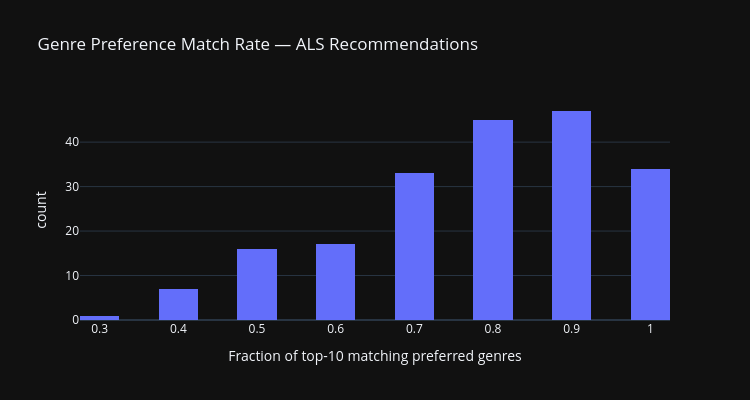
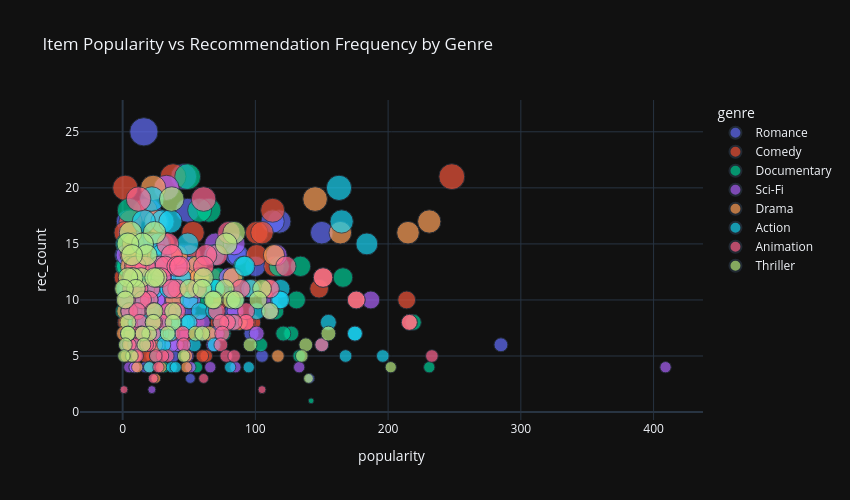

The cell these charts' notebook holds for them, in order:
### Code cell
# Cell 6 — Visualize & Export
# Genre hit rate — how often recommendations match user preferences
genre_matches = []
for user_id in range(200):
    preferred = set(user_prefs[user_id])
    recs = get_recommendations(user_id, n=10)
    match_rate = recs['genre'].isin(preferred).mean()
    genre_matches.append({
        'user_id':    user_id,
        'match_rate': match_rate,
        'preferred':  str(list(preferred))
    })

match_df = pd.DataFrame(genre_matches)
print(f"Avg genre match rate: {match_df['match_rate'].mean():.3%}")

# Plot score distribution
fig1 = px.histogram(match_df, x='match_rate', nbins=20,
                    title='Genre Preference Match Rate — ALS Recommendations',
                    labels={'match_rate': 'Fraction of top-10 matching preferred genres'},
                    template='plotly_dark')
fig1.update_layout(width=750, height=400)
fig1.show()

# Plot item popularity vs recommendation frequency
rec_counts = []
for user_id in range(500):
    ids, _ = model_als.recommend(
        user_id, train_matrix[user_id],
        N=10, filter_already_liked_items=True
    )
    rec_counts.extend(ids)

rec_freq = pd.Series(rec_counts).value_counts().reset_index()
rec_freq.columns = ['item_id', 'rec_count']
rec_freq = rec_freq.merge(items_df[['item_id','genre','popularity']], on='item_id')

fig2 = px.scatter(rec_freq, x='popularity', y='rec_count',
                  color='genre', size='rec_count',
                  title='Item Popularity vs Recommendation Frequency by Genre',
                  template='plotly_dark')
fig2.update_layout(width=850, height=500)
fig2.show()

# Export
import os
output_dir = r'C:\Users\Gurveer\ds-portfolio\project-08-recommender\outputs'
os.makedirs(output_dir, exist_ok=True)
match_df.to_csv(f'{output_dir}\\genre_match_rates.csv', index=False)
rec_freq.to_csv(f'{output_dir}\\recommendation_frequency.csv', index=False)
items_df.to_csv(f'{output_dir}\\items_metadata.csv', index=False)
pd.DataFrame({'metric': ['NDCG@10', 'Genre Match Rate'],
              'value': [round(np.mean(ndcg_scores), 4),
                        round(match_df['match_rate'].mean(), 4)]
              }).to_csv(f'{output_dir}\\eval_metrics.csv', index=False)
print(f"\nExports saved to outputs/")

### Figure 1 — Plotly figure (JSON) as saved in the notebook; plotly's stock layout.template omitted (floating-point values rounded to 4 significant figures; data arrays with more than 128 entries replaced by an {"elided": "..."} marker saying what was removed)
{"data": [{"bingroup": "x", "hovertemplate": "Fraction of top-10 matching preferred genres=%{x}<br>count=%{y}<extra></extra>", "legendgroup": "", "marker": {"color": "#636efa", "pattern": {"shape": ""}}, "name": "", "nbinsx": 20, "orientation": "v", "showlegend": false, "type": "histogram", "x": {"elided": "200 float values"}, "xaxis": "x", "yaxis": "y"}], "layout": {"barmode": "relative", "height": 400, "legend": {"tracegroupgap": 0}, "title": {"text": "Genre Preference Match Rate — ALS Recommendations"}, "width": 750, "xaxis": {"anchor": "y", "domain": [0, 1], "title": {"text": "Fraction of top-10 matching preferred genres"}}, "yaxis": {"anchor": "x", "domain": [0, 1], "title": {"text": "count"}}}}

### Figure 2 — Plotly figure (JSON) as saved in the notebook; plotly's stock layout.template omitted (floating-point values rounded to 4 significant figures)
{"data": [{"hovertemplate": "genre=Romance<br>popularity=%{x}<br>rec_count=%{marker.size}<extra></extra>", "legendgroup": "Romance", "marker": {"color": "#636efa", "size": [25, 21, 18, 18, 17, 17, 17, 16, 16, 16, 15, 14, 14, 14, 14, 14, 14, 14, 14, 14, 13, 13, 13, 13, 13, 12, 12, 12, 12, 12, 12, 11, 11, 11, 11, 11, 11, 10, 10, 10, 9, 9, 9, 9, 9, 8, 7, 7, 7, 7, 7, 7, 6, 6, 6, 6, 5, 5, 5, 4, 3, 3], "sizemode": "area", "sizeref": 0.0625, "symbol": "circle"}, "mode": "markers", "name": "Romance", "orientation": "v", "showlegend": true, "type": "scatter", "x": [16, 46, 49, 20, 118, 113, 4, 5, 5, 150, 3, 2, 22, 44, 22, 85, 15, 8, 87, 49, 100, 40, 5, 38, 15, 28, 26, 48, 35, 57, 32, 81, 44, 33, 43, 17, 41, 3, 21, 50, 42, 39, 49, 35, 83, 24, 70, 97, 3, 3, 29, 60, 47, 17, 285, 40, 38, 105, 7, 17, 51, 141], "xaxis": "x", "y": [25, 21, 18, 18, 17, 17, 17, 16, 16, 16, 15, 14, 14, 14, 14, 14, 14, 14, 14, 14, 13, 13, 13, 13, 13, 12, 12, 12, 12, 12, 12, 11, 11, 11, 11, 11, 11, 10, 10, 10, 9, 9, 9, 9, 9, 8, 7, 7, 7, 7, 7, 7, 6, 6, 6, 6, 5, 5, 5, 4, 3, 3], "yaxis": "y"}, {"hovertemplate": "genre=Comedy<br>popularity=%{x}<br>rec_count=%{marker.size}<extra></extra>", "legendgroup": "Comedy", "marker": {"color": "#EF553B", "size": [21, 21, 20, 18, 18, 17, 16, 16, 16, 16, 15, 15, 14, 14, 14, 14, 14, 13, 12, 12, 12, 11, 11, 11, 10, 10, 10, 10, 10, 8, 8, 8, 8, 8, 8, 8, 8, 8, 8, 7, 7, 6, 5, 5, 5, 5], "sizemode": "area", "sizeref": 0.0625, "symbol": "circle"}, "mode": "markers", "name": "Comedy", "orientation": "v", "showlegend": true, "type": "scatter", "x": [248, 38, 2, 113, 17, 6, 2, 101, 105, 53, 4, 31, 101, 51, 24, 40, 5, 114, 1, 9, 67, 54, 148, 49, 214, 4, 74, 10, 50, 52, 98, 6, 12, 87, 72, 56, 5, 94, 2, 10, 49, 5, 22, 63, 60, 17], "xaxis": "x", "y": [21, 21, 20, 18, 18, 17, 16, 16, 16, 16, 15, 15, 14, 14, 14, 14, 14, 13, 12, 12, 12, 11, 11, 11, 10, 10, 10, 10, 10, 8, 8, 8, 8, 8, 8, 8, 8, 8, 8, 7, 7, 6, 5, 5, 5, 5], "yaxis": "y"}, {"hovertemplate": "genre=Documentary<br>popularity=%{x}<br>rec_count=%{marker.size}<extra></extra>", "legendgroup": "Documentary", "marker": {"color": "#00cc96", "size": [21, 18, 18, 18, 15, 15, 15, 15, 14, 13, 13, 13, 13, 13, 13, 13, 13, 12, 12, 12, 12, 12, 12, 11, 11, 11, 11, 11, 11, 10, 10, 10, 9, 9, 9, 9, 8, 8, 8, 8, 8, 8, 8, 8, 7, 7, 7, 7, 7, 7, 6, 6, 5, 5, 4, 4, 4, 1], "sizemode": "area", "sizeref": 0.0625, "symbol": "circle"}, "mode": "markers", "name": "Documentary", "orientation": "v", "showlegend": true, "type": "scatter", "x": [49, 65, 58, 5, 28, 3, 18, 23, 28, 43, 118, 52, 2, 44, 134, 3, 91, 166, 32, 84, 20, 56, 72, 53, 87, 70, 43, 14, 69, 131, 3, 62, 12, 20, 115, 1, 24, 20, 9, 5, 219, 41, 74, 33, 127, 7, 13, 67, 76, 121, 35, 104, 133, 25, 231, 31, 56, 142], "xaxis": "x", "y": [21, 18, 18, 18, 15, 15, 15, 15, 14, 13, 13, 13, 13, 13, 13, 13, 13, 12, 12, 12, 12, 12, 12, 11, 11, 11, 11, 11, 11, 10, 10, 10, 9, 9, 9, 9, 8, 8, 8, 8, 8, 8, 8, 8, 7, 7, 7, 7, 7, 7, 6, 6, 5, 5, 4, 4, 4, 1], "yaxis": "y"}, {"hovertemplate": "genre=Sci-Fi<br>popularity=%{x}<br>rec_count=%{marker.size}<extra></extra>", "legendgroup": "Sci-Fi", "marker": {"color": "#ab63fa", "size": [20, 17, 15, 15, 15, 14, 14, 13, 13, 13, 13, 13, 12, 12, 12, 12, 12, 12, 11, 11, 11, 11, 11, 11, 11, 10, 10, 10, 10, 10, 10, 10, 10, 10, 9, 9, 9, 9, 9, 9, 9, 8, 8, 8, 8, 8, 8, 8, 8, 8, 8, 7, 7, 7, 7, 7, 7, 7, 7, 6, 6, 6, 6, 6, 5, 5, 5, 4, 4, 4, 4, 4, 4, 4, 4, 2], "sizemode": "area", "sizeref": 0.0625, "symbol": "circle"}, "mode": "markers", "name": "Sci-Fi", "orientation": "v", "showlegend": true, "type": "scatter", "x": [33, 26, 23, 70, 84, 116, 3, 7, 19, 11, 33, 48, 43, 7, 60, 80, 50, 31, 7, 24, 39, 10, 32, 52, 25, 17, 26, 32, 15, 111, 44, 52, 25, 187, 111, 35, 17, 7, 85, 9, 40, 6, 60, 24, 32, 36, 8, 32, 7, 36, 17, 45, 9, 24, 101, 34, 9, 71, 24, 41, 68, 27, 3, 37, 10, 8, 49, 5, 51, 409, 133, 9, 9, 66, 85, 22], "xaxis": "x", "y": [20, 17, 15, 15, 15, 14, 14, 13, 13, 13, 13, 13, 12, 12, 12, 12, 12, 12, 11, 11, 11, 11, 11, 11, 11, 10, 10, 10, 10, 10, 10, 10, 10, 10, 9, 9, 9, 9, 9, 9, 9, 8, 8, 8, 8, 8, 8, 8, 8, 8, 8, 7, 7, 7, 7, 7, 7, 7, 7, 6, 6, 6, 6, 6, 5, 5, 5, 4, 4, 4, 4, 4, 4, 4, 4, 2], "yaxis": "y"}, {"hovertemplate": "genre=Drama<br>popularity=%{x}<br>rec_count=%{marker.size}<extra></extra>", "legendgroup": "Drama", "marker": {"color": "#FFA15A", "size": [20, 19, 17, 17, 16, 16, 15, 14, 14, 14, 14, 14, 14, 13, 13, 13, 13, 12, 12, 12, 12, 12, 11, 11, 11, 11, 11, 11, 10, 10, 10, 10, 9, 9, 9, 8, 8, 8, 8, 8, 8, 8, 8, 7, 7, 7, 7, 7, 7, 7, 6, 6, 6, 5, 5, 5, 5, 5, 5, 4, 4, 4, 4, 3], "sizemode": "area", "sizeref": 0.0625, "symbol": "circle"}, "mode": "markers", "name": "Drama", "orientation": "v", "showlegend": true, "type": "scatter", "x": [23, 145, 231, 25, 215, 164, 8, 22, 30, 114, 11, 6, 41, 56, 6, 15, 9, 59, 47, 83, 151, 58, 38, 5, 110, 45, 4, 98, 176, 39, 7, 2, 18, 2, 8, 88, 3, 216, 20, 39, 45, 80, 43, 29, 8, 1, 65, 37, 7, 18, 5, 6, 25, 117, 9, 3, 7, 10, 48, 29, 48, 11, 20, 25], "xaxis": "x", "y": [20, 19, 17, 17, 16, 16, 15, 14, 14, 14, 14, 14, 14, 13, 13, 13, 13, 12, 12, 12, 12, 12, 11, 11, 11, 11, 11, 11, 10, 10, 10, 10, 9, 9, 9, 8, 8, 8, 8, 8, 8, 8, 8, 7, 7, 7, 7, 7, 7, 7, 6, 6, 6, 5, 5, 5, 5, 5, 5, 4, 4, 4, 4, 3], "yaxis": "y"}, {"hovertemplate": "genre=Action<br>popularity=%{x}<br>rec_count=%{marker.size}<extra></extra>", "legendgroup": "Action", "marker": {"color": "#19d3f3", "size": [20, 19, 17, 17, 17, 17, 15, 15, 15, 15, 14, 14, 13, 13, 12, 12, 11, 11, 11, 11, 11, 11, 11, 11, 11, 11, 10, 10, 10, 10, 10, 10, 10, 10, 10, 10, 10, 9, 9, 9, 9, 9, 9, 8, 8, 8, 8, 8, 8, 8, 8, 8, 8, 7, 7, 7, 7, 7, 7, 6, 6, 6, 6, 6, 5, 5, 4, 4, 4, 4, 4], "sizemode": "area", "sizeref": 0.0625, "symbol": "circle"}, "mode": "markers", "name": "Action", "orientation": "v", "showlegend": true, "type": "scatter", "x": [163, 22, 30, 36, 165, 16, 184, 27, 15, 49, 29, 69, 27, 92, 44, 12, 61, 24, 10, 8, 17, 96, 70, 2, 119, 35, 85, 6, 5, 20, 10, 118, 17, 3, 50, 119, 13, 101, 58, 5, 69, 24, 14, 30, 10, 48, 21, 155, 83, 17, 36, 39, 50, 175, 29, 27, 175, 11, 36, 150, 69, 54, 9, 31, 168, 196, 37, 81, 95, 40, 20], "xaxis": "x", "y": [20, 19, 17, 17, 17, 17, 15, 15, 15, 15, 14, 14, 13, 13, 12, 12, 11, 11, 11, 11, 11, 11, 11, 11, 11, 11, 10, 10, 10, 10, 10, 10, 10, 10, 10, 10, 10, 9, 9, 9, 9, 9, 9, 8, 8, 8, 8, 8, 8, 8, 8, 8, 8, 7, 7, 7, 7, 7, 7, 6, 6, 6, 6, 6, 5, 5, 4, 4, 4, 4, 4], "yaxis": "y"}, {"hovertemplate": "genre=Animation<br>popularity=%{x}<br>rec_count=%{marker.size}<extra></extra>", "legendgroup": "Animation", "marker": {"color": "#FF6692", "size": [19, 19, 16, 15, 14, 14, 14, 13, 13, 13, 13, 13, 13, 13, 13, 12, 12, 12, 11, 11, 11, 11, 11, 11, 11, 11, 10, 10, 10, 10, 9, 9, 9, 9, 9, 9, 9, 8, 8, 8, 8, 8, 8, 8, 8, 8, 7, 7, 7, 7, 7, 7, 7, 6, 6, 6, 6, 6, 6, 6, 5, 5, 5, 5, 5, 5, 5, 4, 3, 3, 2, 2], "sizemode": "area", "sizeref": 0.0625, "symbol": "circle"}, "mode": "markers", "name": "Animation", "orientation": "v", "showlegend": true, "type": "scatter", "x": [12, 61, 80, 34, 37, 71, 63, 28, 32, 41, 61, 17, 123, 43, 10, 151, 29, 7, 41, 111, 7, 21, 37, 12, 89, 56, 20, 176, 15, 3, 93, 5, 11, 34, 71, 23, 41, 93, 31, 216, 13, 84, 79, 23, 24, 74, 45, 6, 14, 7, 23, 14, 75, 150, 46, 74, 11, 20, 18, 5, 11, 78, 34, 30, 25, 84, 233, 27, 61, 23, 105, 1], "xaxis": "x", "y": [19, 19, 16, 15, 14, 14, 14, 13, 13, 13, 13, 13, 13, 13, 13, 12, 12, 12, 11, 11, 11, 11, 11, 11, 11, 11, 10, 10, 10, 10, 9, 9, 9, 9, 9, 9, 9, 8, 8, 8, 8, 8, 8, 8, 8, 8, 7, 7, 7, 7, 7, 7, 7, 6, 6, 6, 6, 6, 6, 6, 5, 5, 5, 5, 5, 5, 5, 4, 3, 3, 2, 2], "yaxis": "y"}, {"hovertemplate": "genre=Thriller<br>popularity=%{x}<br>rec_count=%{marker.size}<extra></extra>", "legendgroup": "Thriller", "marker": {"color": "#B6E880", "size": [19, 16, 16, 16, 15, 15, 15, 14, 14, 12, 12, 12, 12, 12, 12, 11, 11, 11, 11, 11, 11, 10, 10, 10, 10, 10, 10, 9, 9, 9, 8, 8, 8, 7, 7, 7, 7, 7, 7, 7, 7, 6, 6, 6, 6, 5, 5, 5, 5, 4, 3], "sizemode": "area", "sizeref": 0.0625, "symbol": "circle"}, "mode": "markers", "name": "Thriller", "orientation": "v", "showlegend": true, "type": "scatter", "x": [37, 84, 6, 24, 15, 78, 4, 18, 7, 61, 14, 8, 26, 4, 24, 10, 105, 77, 50, 1, 60, 102, 2, 82, 69, 68, 85, 24, 111, 38, 38, 4, 23, 155, 4, 20, 55, 4, 15, 34, 60, 2, 138, 96, 16, 7, 46, 135, 1, 202, 140], "xaxis": "x", "y": [19, 16, 16, 16, 15, 15, 15, 14, 14, 12, 12, 12, 12, 12, 12, 11, 11, 11, 11, 11, 11, 10, 10, 10, 10, 10, 10, 9, 9, 9, 8, 8, 8, 7, 7, 7, 7, 7, 7, 7, 7, 6, 6, 6, 6, 5, 5, 5, 5, 4, 3], "yaxis": "y"}], "layout": {"height": 500, "legend": {"itemsizing": "constant", "title": {"text": "genre"}, "tracegroupgap": 0}, "title": {"text": "Item Popularity vs Recommendation Frequency by Genre"}, "width": 850, "xaxis": {"anchor": "y", "domain": [0, 1], "title": {"text": "popularity"}}, "yaxis": {"anchor": "x", "domain": [0, 1], "title": {"text": "rec_count"}}}}
